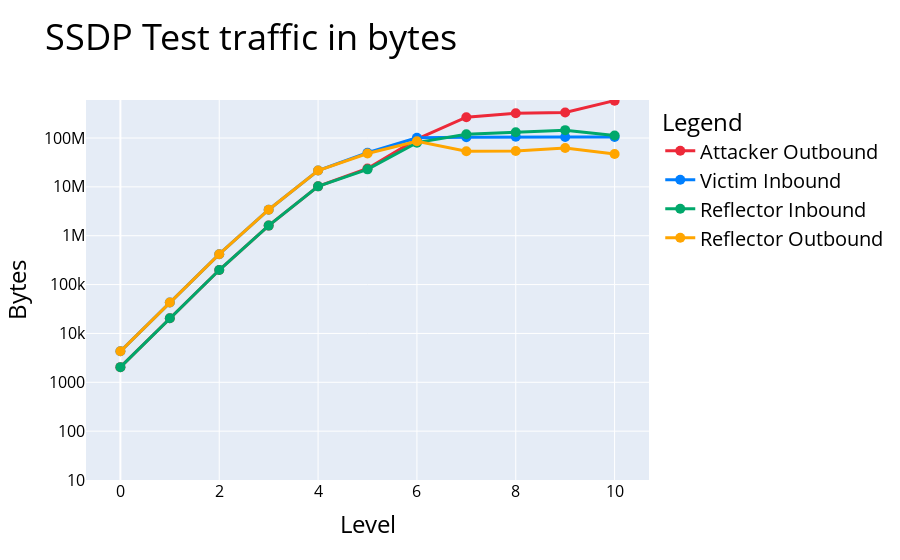

Write notebook code for a chart like this one.
### Markdown cell above
### Plotting

### Code cell
PlotLevelAttackData(attackerStats,victimStats,reflectorStats,Protocol,BytesOrPackets)

### Figure 1 — Plotly figure (JSON) as saved in the notebook; plotly's stock layout.template omitted (floating-point values rounded to 4 significant figures)
{"data": [{"hovertemplate": "variable=Attacker Outbound<br>Level=%{x}<br>value=%{y}<extra></extra>", "legendgroup": "Attacker Outbound", "line": {"color": "#ED2939", "dash": "solid", "width": 3}, "marker": {"size": 10, "symbol": "circle"}, "mode": "lines+markers", "name": "Attacker Outbound", "orientation": "v", "showlegend": true, "type": "scatter", "x": [0, 1, 2, 3, 4, 5, 6, 7, 8, 9, 10], "xaxis": "x", "y": [2040, 20400, 198696, 1611736, 10255760, 23774432, 95273848, 266397072, 321798712, 333780584, 582204032], "yaxis": "y"}, {"hovertemplate": "variable=Victim Inbound<br>Level=%{x}<br>value=%{y}<extra></extra>", "legendgroup": "Victim Inbound", "line": {"color": "#007FFF", "dash": "solid", "width": 3}, "marker": {"size": 10, "symbol": "circle"}, "mode": "lines+markers", "name": "Victim Inbound", "orientation": "v", "showlegend": true, "type": "scatter", "x": [0, 1, 2, 3, 4, 5, 6, 7, 8, 9, 10], "xaxis": "x", "y": [4305, 43050, 419307, 3401237, 21642670, 50067724, 101404275, 104109537, 106204924, 105126378, 105498043], "yaxis": "y"}, {"hovertemplate": "variable=Reflector Inbound<br>Level=%{x}<br>value=%{y}<extra></extra>", "legendgroup": "Reflector Inbound", "line": {"color": "#00A86B", "dash": "solid", "width": 3}, "marker": {"size": 10, "symbol": "circle"}, "mode": "lines+markers", "name": "Reflector Inbound", "orientation": "v", "showlegend": true, "type": "scatter", "x": [0, 1, 2, 3, 4, 5, 6, 7, 8, 9, 10], "xaxis": "x", "y": [2040, 20400, 198696, 1611736, 10255760, 22827056, 80468344, 118981640, 131557152, 144814840, 112598072], "yaxis": "y"}, {"hovertemplate": "variable=Reflector Outbound<br>Level=%{x}<br>value=%{y}<extra></extra>", "legendgroup": "Reflector Outbound", "line": {"color": "orange", "dash": "solid", "width": 3}, "marker": {"size": 10, "symbol": "circle"}, "mode": "lines+markers", "name": "Reflector Outbound", "orientation": "v", "showlegend": true, "type": "scatter", "x": [0, 1, 2, 3, 4, 5, 6, 7, 8, 9, 10], "xaxis": "x", "y": [4305, 43050, 419307, 3401237, 21642670, 48068195, 85919764, 53743907, 54328526, 62381746, 47210926], "yaxis": "y"}], "layout": {"legend": {"font": {"color": "black", "size": 20}, "title": {"font": {"color": "black", "size": 24}, "text": "Legend"}, "tracegroupgap": 0}, "title": {"font": {"color": "black", "size": 36}, "text": "SSDP Test traffic in bytes"}, "xaxis": {"anchor": "y", "domain": [0, 1], "tickfont": {"color": "black", "size": 16}, "title": {"font": {"color": "black", "size": 24}, "text": "Level"}}, "yaxis": {"anchor": "x", "domain": [0, 1], "range": [1, 8.778], "tickfont": {"color": "black", "size": 16}, "title": {"font": {"color": "black", "size": 24}, "text": "Bytes"}, "type": "log"}}}
